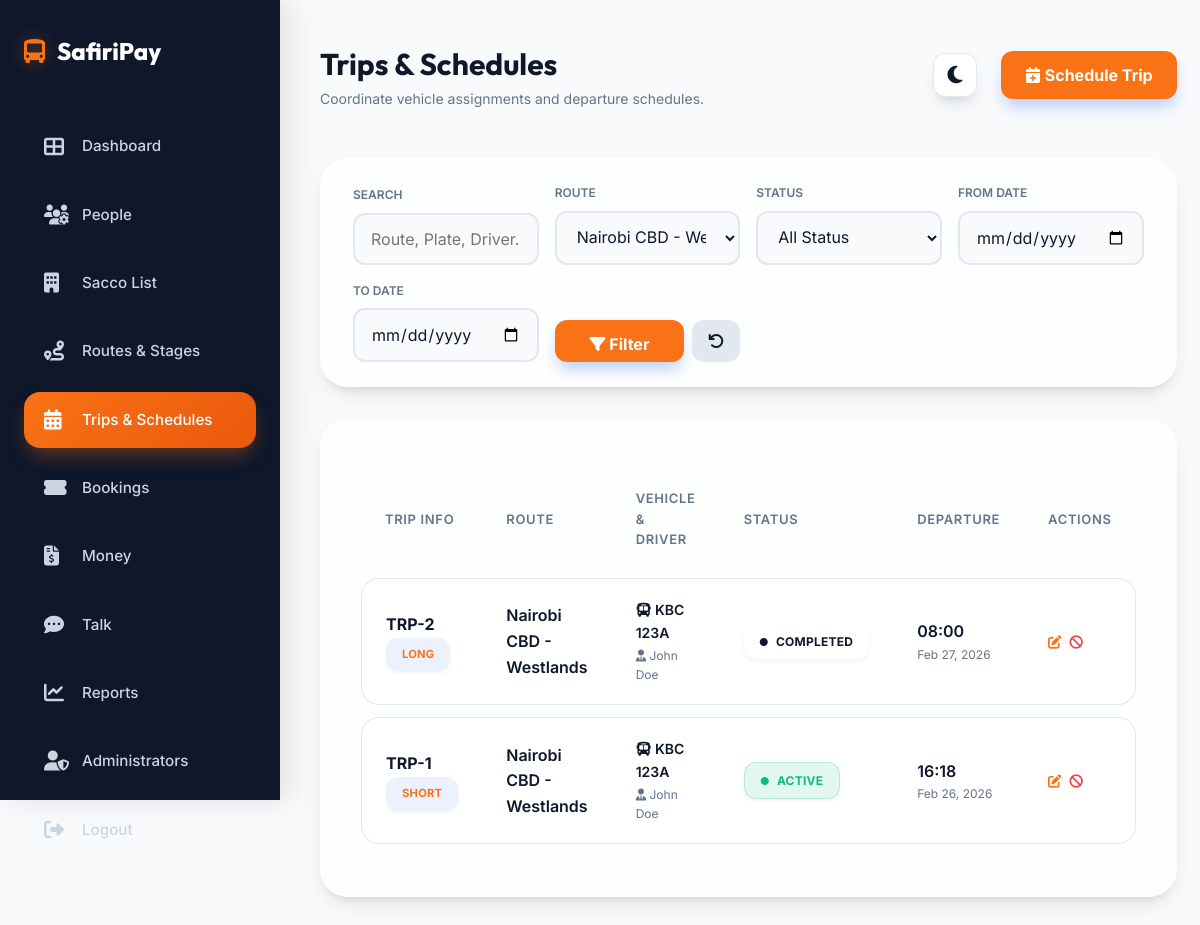
The app's page /adminveiw/manage_trips.php?route_id=1 (signed in) with its own data.
### tables this page shows
CREATE TABLE `trips` (
  `tripid` int(11) NOT NULL,
  `routeid` int(11) NOT NULL,
  `busid` int(11) NOT NULL,
  `driverid` int(11) DEFAULT NULL,
  `starttime` datetime DEFAULT NULL,
  `status` enum('active','completed','cancelled') DEFAULT 'active',
  `trip_type` enum('short','long') NOT NULL DEFAULT 'short',
  `codriverid` int(11) DEFAULT NULL
);

CREATE TABLE `routes` (
  `routeid` int(11) NOT NULL,
  `routename` varchar(100) NOT NULL,
  `saccoid` int(11) DEFAULT NULL,
  `createdat` datetime DEFAULT current_timestamp()
);

CREATE TABLE `buses` (
  `busid` int(11) NOT NULL,
  `saccoid` int(11) NOT NULL,
  `platenumber` varchar(20) NOT NULL,
  `capacity` int(11) DEFAULT 14,
  `status` tinyint(4) DEFAULT 1,
  `driverid` int(11) NOT NULL
);

CREATE TABLE `drivers` (
  `driverid` int(11) NOT NULL,
  `dname` varchar(100) NOT NULL,
  `phoneno` varchar(15) NOT NULL,
  `hashedpassword` varchar(255) DEFAULT NULL,
  `saccoid` int(11) DEFAULT NULL,
  `email` varchar(255) DEFAULT NULL
);

### adminveiw/manage_trips.php (the view, shortened to what this page needs)
<?php
include 'database.php';
$search = isset($_GET['search']) ? $conn->real_escape_string($_GET['search']) : '';
$filter_route = isset($_GET['route_id']) && $_GET['route_id'] !== '' ? intval($_GET['route_id']) : null;
$filter_status = isset($_GET['status']) ? $_GET['status'] : 'all';
$date_from = isset($_GET['date_from']) ? $_GET['date_from'] : '';
$date_to = isset($_GET['date_to']) ? $_GET['date_to'] : '';
$where_conditions = ["1=1"];
if ($filter_route) $where_conditions[] = "t.routeid = $filter_route";
$where_clause = implode(' AND ', $where_conditions);
$query = "
    SELECT t.*, r.routename, b.platenumber, d.dname
    FROM trips t
    JOIN routes r ON t.routeid = r.routeid
    LEFT JOIN buses b ON t.busid = b.busid
    LEFT JOIN drivers d ON t.driverid = d.driverid
    WHERE $where_clause
    ORDER BY t.starttime DESC
";
$trips = $conn->query($query);
$routes_list = $conn->query("SELECT routeid, routename FROM routes");
?>
<!DOCTYPE html>
<html lang="en">
<head>
    <link rel="stylesheet" href="https://cdnjs.cloudflare.com/ajax/libs/font-awesome/6.4.0/css/all.min.css">
    <link rel="stylesheet" href="admin.css">
</head>
<body>
    <div class="dashboard-container">
        <div class="sidebar">
            <div class="sidebar-header">
                <i class="fas fa-bus-alt"></i>
                <span>SafiriPay</span>
            </div>
            <ul class="sidebar-menu">
                <li><a href="dashboard.php"><i class="fas fa-th-large"></i> <span>Dashboard</span></a></li>
                <li><a href="manage_users.php"><i class="fas fa-users-cog"></i> <span>People</span></a></li>
                <li><a href="manage_saccos.php"><i class="fas fa-building"></i> <span>Sacco List</span></a></li>
                <li><a href="manage_routes.php"><i class="fas fa-route"></i> <span>Routes & Stages</span></a></li>
                <li><a href="manage_trips.php" class="active"><i class="fas fa-calendar-alt"></i> <span>Trips & Schedules</span></a></li>
                <li><a href="manage_bookings.php"><i class="fas fa-ticket-alt"></i> <span>Bookings</span></a></li>
                <li><a href="manage_payments.php"><i class="fas fa-file-invoice-dollar"></i> <span>Money</span></a></li>
                <li><a href="manage_feedback.php"><i class="fas fa-comment-dots"></i> <span>Talk</span></a></li>
                <li><a href="reports.php"><i class="fas fa-chart-line"></i> <span>Reports</span></a></li>
                <li><a href="addadmin.php"><i class="fas fa-user-shield"></i> <span>Administrators</span></a></li>
                <li><a href="logout.php"><i class="fas fa-sign-out-alt"></i> <span>Logout</span></a></li>
            </ul>
        </div>
        <main class="main-content">
            <header class="header">
                <div class="header-title">
                    <h1>Trips & Schedules</h1>
                    <p style="color: var(--text-muted); font-size: 0.875rem;">Coordinate vehicle assignments and departure schedules.</p>
                </div>
                <div class="header-actions">
                    <button class="theme-toggle" id="theme-toggle">
                        <i class="fas fa-moon"></i>
                    </button>
                    <button class="btn btn-primary" onclick="document.getElementById('addTripModal').style.display='flex'">
                        <i class="fas fa-calendar-plus"></i> Schedule Trip
                    </button>
                </div>
            </header>
            <div class="data-card" style="margin-bottom: 2rem; padding: 1.5rem 2rem;">
                <form method="GET" style="display: flex; flex-direction: column; gap: 1.5rem;">
                    <div style="display: grid; grid-template-columns: repeat(auto-fit, minmax(180px, 1fr)); gap: 1rem; align-items: end;">
                        <div class="input-group" style="margin-bottom: 0;">
                            <label style="font-size: 0.75rem; font-weight: 600; color: var(--text-muted); margin-bottom: 0.5rem; display: block;">SEARCH</label>
                            <input type="text" name="search" value="<?php echo htmlspecialchars($search); ?>" placeholder="Route, Plate, Driver...">
                        </div>
                        <div class="input-group" style="margin-bottom: 0;">
                            <label style="font-size: 0.75rem; font-weight: 600; color: var(--text-muted); margin-bottom: 0.5rem; display: block;">ROUTE</label>
                            <select name="route_id">
                                <?php $routes_list->data_seek(0); while($r = $routes_list->fetch_assoc()): ?>
                                    <option value="<?php echo $r['routeid']; ?>" <?php echo $filter_route == $r['routeid'] ? 'selected' : ''; ?>>
                                        <?php echo htmlspecialchars($r['routename']); ?>
                                    </option>
                                <?php endwhile; ?>
                            </select>
                        </div>
                        <div class="input-group" style="margin-bottom: 0;">
                            <label style="font-size: 0.75rem; font-weight: 600; color: var(--text-muted); margin-bottom: 0.5rem; display: block;">STATUS</label>
                            <select name="status">
                                <option value="all" <?php echo $filter_status == 'all' ? 'selected' : ''; ?>>All Status</option>
                            </select>
                        </div>
                        <div class="input-group" style="margin-bottom: 0;">
                            <label style="font-size: 0.75rem; font-weight: 600; color: var(--text-muted); margin-bottom: 0.5rem; display: block;">FROM DATE</label>
                            <input type="date" name="date_from" value="<?php echo $date_from; ?>">
                        </div>
                        <div class="input-group" style="margin-bottom: 0;">
                            <label style="font-size: 0.75rem; font-weight: 600; color: var(--text-muted); margin-bottom: 0.5rem; display: block;">TO DATE</label>
                            <input type="date" name="date_to" value="<?php echo $date_to; ?>">
                        </div>
                        <div style="display: flex; gap: 0.5rem; height: 42px;">
                            <button type="submit" class="btn btn-primary" style="flex: 1;">
                                <i class="fas fa-filter"></i> Filter
                            </button>
                            <a href="manage_trips.php" class="btn" style="background: var(--border); color: var(--text-main); text-decoration: none; display: flex; align-items: center; justify-content: center; width: 42px;">
                                <i class="fas fa-undo"></i>
                            </a>
                        </div>
                    </div>
                </form>
            </div>
            <div class="data-card">
                <div class="table-responsive">
                    <table>
                        <thead>
                            <tr>
                                <th>Trip Info</th>
                                <th>Route</th>
                                <th>Vehicle & Driver</th>
                                <th>Status</th>
                                <th>Departure</th>
                                <th>Actions</th>
                            </tr>
                        </thead>
                        <tbody>
                            <?php if ($trips && $trips->num_rows > 0): ?>
                                <?php while($row = $trips->fetch_assoc()): ?>
                                    <tr>
                                        <td>
                                            <div style="font-weight: 700; color: var(--text-main);">TRP-<?php echo $row['tripid']; ?></div>
                                            <span class="status-badge" style="background:rgba(59, 130, 246, 0.1); color:var(--primary); font-size:0.7rem;">
                                                <?php echo strtoupper($row['trip_type']); ?>
                                            </span>
                                        </td>
                                        <td>
                                            <div style="font-weight: 600;"><?php echo htmlspecialchars($row['routename']); ?></div>
                                        </td>
                                        <td>
                                            <div style="display: flex; flex-direction: column; gap: 2px;">
                                                <span style="font-size: 0.875rem; font-weight: 600;"><i class="fas fa-bus"></i> <?php echo htmlspecialchars($row['platenumber'] ?: 'N/A'); ?></span>
                                                <span style="font-size: 0.75rem; color: var(--text-muted);"><i class="fas fa-user-tie"></i> <?php echo htmlspecialchars($row['dname'] ?: 'No Driver'); ?></span>
                                            </div>
                                        </td>
                                        <td>
                                            <span class="status-badge status-<?php echo strtolower($row['status']); ?>">
                                                <i class="fas fa-circle" style="font-size: 0.5rem;"></i>
                                                <?php echo ucfirst($row['status']); ?>
                                            </span>
                                        </td>
                                        <td>
                                            <div style="font-weight: 600;"><?php echo date('H:i', strtotime($row['starttime'])); ?></div>
                                            <div style="font-size: 0.75rem; color: var(--text-muted);"><?php echo date('M d, Y', strtotime($row['starttime'])); ?></div>
                                        </td>
                                        <td>
                                            <div style="display: flex; gap: 8px;">
                                                <button title="Edit" style="background: none; border: none; color: var(--primary); cursor: pointer;"><i class="fas fa-edit"></i></button>
                                                <button title="Cancel Trip" style="background: none; border: none; color: var(--danger); cursor: pointer;"><i class="fas fa-ban"></i></button>
                                            </div>
                                        </td>
                                    </tr>
                                <?php endwhile; ?>
                            <?php else: ?>
                                <tr>
                                    <td colspan="6" style="text-align:center;">No trips scheduled.</td>
                                </tr>
                            <?php endif; ?>
                        </tbody>
                    </table>
                </div>
            </div>
        </main>
    </div>
</body>
</html>

### records on screen
trips: tripid "2", trip_type "LONG", routeid.routename "Nairobi CBD - Westlands", busid.platenumber "KBC 123A", driverid.dname "John Doe", status "COMPLETED", starttime "08:00", starttime "Feb 27, 2026"
trips: tripid "1", trip_type "SHORT", routeid.routename "Nairobi CBD - Westlands", busid.platenumber "KBC 123A", driverid.dname "John Doe", status "ACTIVE", starttime "16:18", starttime "Feb 26, 2026"

### other values on screen
form field route_id "Nairobi CBD - Westlands"
